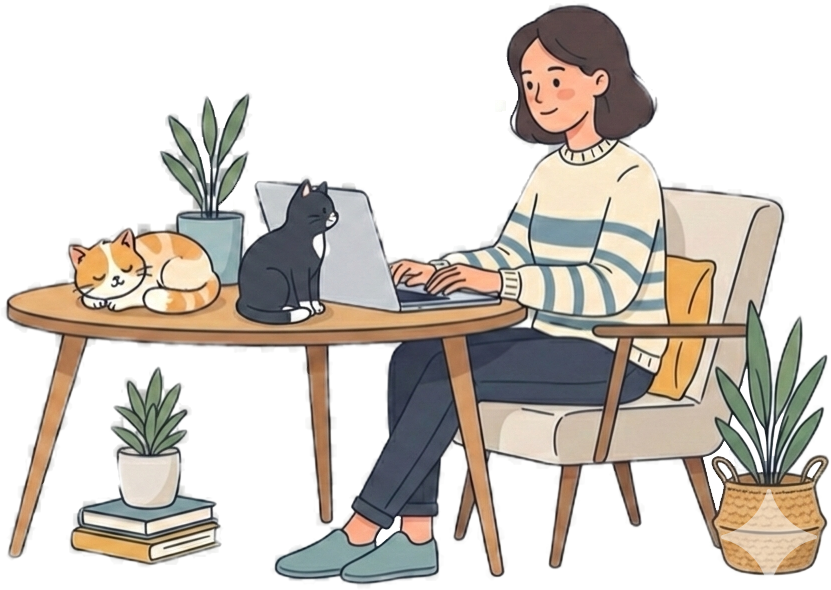
#> input picture assets/hero_image.png, 831 x 590 px
$ python -i encyclopedia_factory_20_clean.py   (imports and definitions only)
#> lines starting #> are read from the running program, lines starting #| are printed output that depends on the picture
#> further down, picture is the input picture: PIL image 831x590 RGB; mean R, G, B 210.4, 204.5, 197.7
# -*- coding: utf-8 -*-
"""
CINEPARK0410 - 영화 시나리오 맞춤법 20 Plates - 다크 시네마틱 디자인
BG = #070A1A fallback, 실제는 그라데이션 #04050E -> #080B22, ANGLE 160
GLOWS: #4CC9F0 top_right, #03045E bottom_left
TXT #E6EAF2, SUB #9DB0C8, BLUE #4CC9F0, GOLD #F4C56A, GREEN #34D399, RED #EF4444
FRAME rgba(76,201,240,0.25)
시나리오는 씬, 대사, 지문 세 종류
"""
from PIL import Image, ImageDraw, ImageFont, ImageFilter
from pathlib import Path
import math

# 디자인 시스템
BG = "#070A1A"
BG_GRADIENT = ["#04050E", "#080B22"]
BG_ANGLE = 160
GLOWS = [
    {"color": "#4CC9F0", "opacity": 0.12, "blur": 120, "position": "top_right", "size": 700},
    {"color": "#03045E", "opacity": 0.55, "blur": 100, "position": "bottom_left", "size": 600},
]
TXT = "#E6EAF2"
SUB = "#9DB0C8"
BLUE = "#4CC9F0"
GOLD = "#F4C56A"
GREEN = "#34D399"
RED = "#EF4444"
FRAME_RGBA = (76,201,240,64) # 0.25 opacity

FONT_BOLD_CANDIDATES = [
    "/usr/share/fonts/truetype/nanum/NanumGothicBold.ttf",
    "/usr/share/fonts/truetype/nanum/NanumBarunGothicBold.ttf",
    "/usr/share/fonts/opentype/noto/NotoSansCJK-Bold.ttc",
]
FONT_REG_CANDIDATES = [
    "/usr/share/fonts/truetype/nanum/NanumGothic.ttf",
    "/usr/share/fonts/truetype/nanum/NanumBarunGothic.ttf",
    "/usr/share/fonts/opentype/noto/NotoSansCJK-Regular.ttc",
]

def hex_to_rgb(h):
    h=h.lstrip('#')
    return tuple(int(h[i:i+2],16) for i in (0,2,4))

# [28 lines left out: functions get_font, create_gradient_bg, not called in this run]

def add_glows(base_img):
    W,H = base_img.size
#> W = 831; H = 590
    glow_layer = Image.new("RGBA", (W,H), (0,0,0,0))
#> glow_layer: PIL image 831x590 RGBA; every value is 0
    draw = ImageDraw.Draw(glow_layer)
    # top_right glow #4CC9F0
    col = hex_to_rgb("#4CC9F0")
    size = 700
    x0 = W - size//2 - 100
#> x0 = 381
    y0 = -100
    draw.ellipse([(x0,y0),(x0+size,y0+size)], fill=col + (int(255*0.12),))
    # bottom_left glow #03045E
    col2 = hex_to_rgb("#03045E")
    size2 = 600
    x1 = -100
    y1 = H - size2//2 + 50
#> y1 = 340
    draw.ellipse([(x1,y1),(x1+size2,y1+size2)], fill=col2 + (int(255*0.55),))

    # 블러
    glow_layer = glow_layer.filter(ImageFilter.GaussianBlur(radius=80))
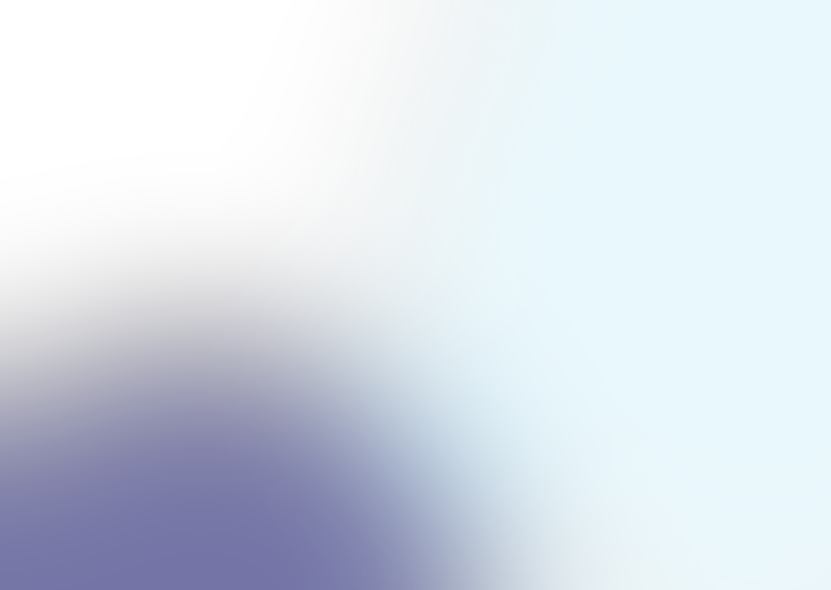
#> glow_layer: PIL image 831x590 RGBA; mean R, G, B, A 36.3, 95.2, 132, 42.9; transparent parts drawn white
    # 합성
    base_img = base_img.convert("RGBA")
    base_img = Image.alpha_composite(base_img, glow_layer)
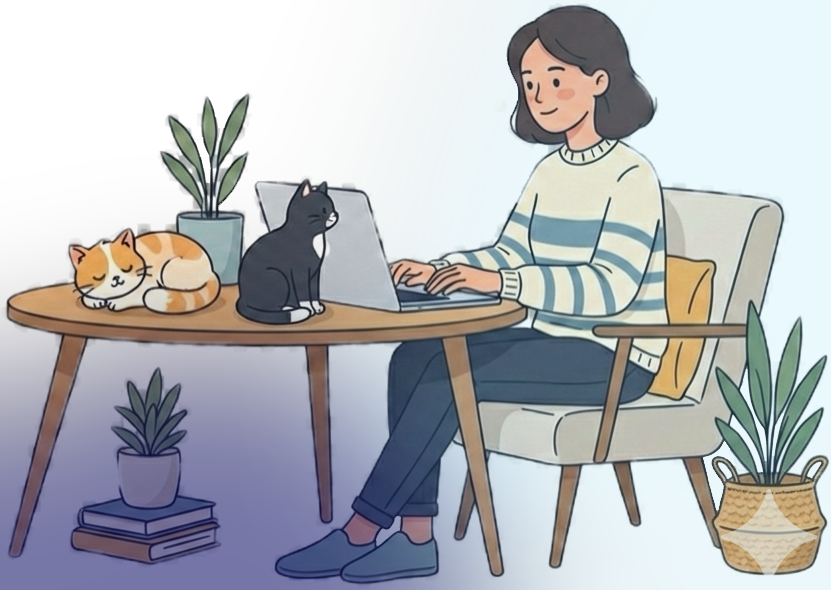
#> base_img: PIL image 831x590 RGBA; mean R, G, B, A 180.4, 182.7, 186.7, 255
    return base_img.convert("RGB")

# [231 lines left out: functions wrap_korean, draw_base_dark, create_plate_dark, build_20_plates_dark, not called in this run]

>>> from PIL import Image
>>> picture = Image.open('assets/hero_image.png')
>>> result = add_glows(picture)
